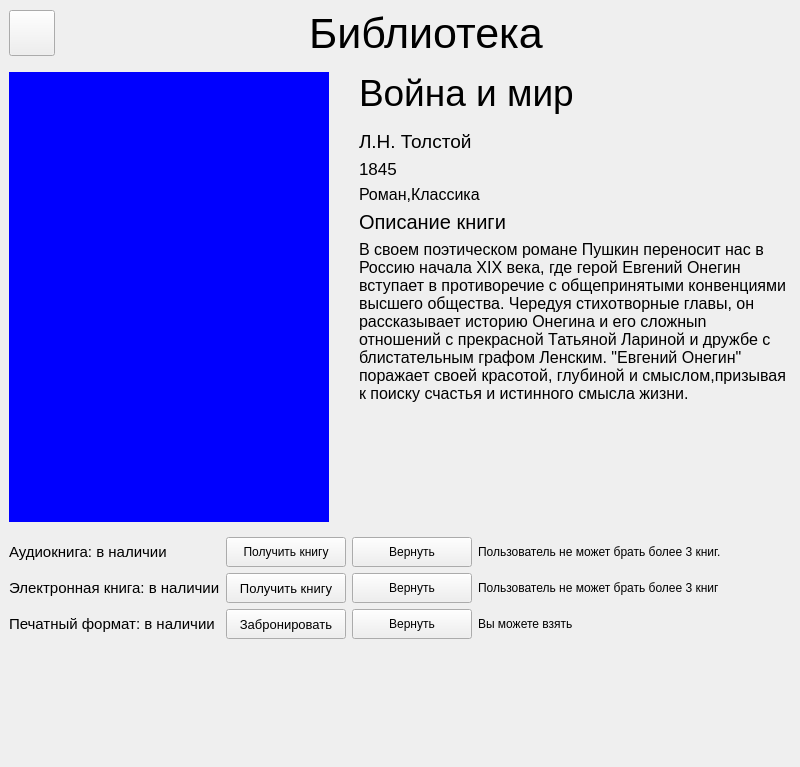
<?xml version="1.0" encoding="UTF-8"?>
<ui version="4.0">
 <class>CheckBookForm</class>
 <widget class="QMainWindow" name="CheckBookForm">
  <property name="geometry">
   <rect>
    <x>0</x>
    <y>0</y>
    <width>800</width>
    <height>767</height>
   </rect>
  </property>
  <property name="minimumSize">
   <size>
    <width>0</width>
    <height>0</height>
   </size>
  </property>
  <property name="windowTitle">
   <string>MainWindow</string>
  </property>
  <property name="windowIcon">
   <iconset>
    <normaloff>../../Downloads/bookIcon.png</normaloff>../../Downloads/bookIcon.png</iconset>
  </property>
  <widget class="QWidget" name="centralwidget">
   <property name="minimumSize">
    <size>
     <width>800</width>
     <height>630</height>
    </size>
   </property>
   <property name="styleSheet">
    <string notr="true"/>
   </property>
   <layout class="QGridLayout" name="centralwidgetLayout">
    <property name="leftMargin">
     <number>0</number>
    </property>
    <property name="topMargin">
     <number>0</number>
    </property>
    <property name="rightMargin">
     <number>0</number>
    </property>
    <property name="bottomMargin">
     <number>0</number>
    </property>
    <property name="spacing">
     <number>0</number>
    </property>
    <item row="1" column="0">
     <spacer name="generalRightSpacer">
      <property name="orientation">
       <enum>Qt::Horizontal</enum>
      </property>
      <property name="sizeHint" stdset="0">
       <size>
        <width>40</width>
        <height>20</height>
       </size>
      </property>
     </spacer>
    </item>
    <item row="0" column="0" colspan="3">
     <widget class="QWidget" name="header" native="true">
      <property name="sizePolicy">
       <sizepolicy hsizetype="Preferred" vsizetype="Fixed">
        <horstretch>0</horstretch>
        <verstretch>0</verstretch>
       </sizepolicy>
      </property>
      <property name="maximumSize">
       <size>
        <width>16777215</width>
        <height>16777215</height>
       </size>
      </property>
      <property name="cursor">
       <cursorShape>ArrowCursor</cursorShape>
      </property>
      <property name="styleSheet">
       <string notr="true"/>
      </property>
      <layout class="QHBoxLayout" name="headerLayout">
       <property name="bottomMargin">
        <number>9</number>
       </property>
       <item>
        <widget class="ButtonBack" name="backBtn">
         <property name="sizePolicy">
          <sizepolicy hsizetype="Fixed" vsizetype="Fixed">
           <horstretch>0</horstretch>
           <verstretch>0</verstretch>
          </sizepolicy>
         </property>
         <property name="minimumSize">
          <size>
           <width>46</width>
           <height>46</height>
          </size>
         </property>
         <property name="maximumSize">
          <size>
           <width>46</width>
           <height>46</height>
          </size>
         </property>
         <property name="cursor">
          <cursorShape>PointingHandCursor</cursorShape>
         </property>
         <property name="styleSheet">
          <string notr="true"/>
         </property>
         <property name="text">
          <string/>
         </property>
         <property name="iconSize">
          <size>
           <width>45</width>
           <height>45</height>
          </size>
         </property>
         <property name="checkable">
          <bool>false</bool>
         </property>
        </widget>
       </item>
       <item>
        <widget class="QLabel" name="title">
         <property name="sizePolicy">
          <sizepolicy hsizetype="Expanding" vsizetype="Fixed">
           <horstretch>0</horstretch>
           <verstretch>0</verstretch>
          </sizepolicy>
         </property>
         <property name="font">
          <font>
           <pointsize>32</pointsize>
          </font>
         </property>
         <property name="styleSheet">
          <string notr="true"/>
         </property>
         <property name="text">
          <string>Библиотека</string>
         </property>
         <property name="alignment">
          <set>Qt::AlignCenter</set>
         </property>
         <property name="wordWrap">
          <bool>true</bool>
         </property>
         <property name="margin">
          <number>5</number>
         </property>
        </widget>
       </item>
      </layout>
     </widget>
    </item>
    <item row="1" column="2">
     <spacer name="generalLeftSpacer">
      <property name="orientation">
       <enum>Qt::Horizontal</enum>
      </property>
      <property name="sizeHint" stdset="0">
       <size>
        <width>40</width>
        <height>20</height>
       </size>
      </property>
     </spacer>
    </item>
    <item row="1" column="1">
     <widget class="QWidget" name="mainWidget" native="true">
      <property name="sizePolicy">
       <sizepolicy hsizetype="Fixed" vsizetype="MinimumExpanding">
        <horstretch>0</horstretch>
        <verstretch>0</verstretch>
       </sizepolicy>
      </property>
      <property name="minimumSize">
       <size>
        <width>800</width>
        <height>0</height>
       </size>
      </property>
      <property name="maximumSize">
       <size>
        <width>1150</width>
        <height>16777215</height>
       </size>
      </property>
      <property name="styleSheet">
       <string notr="true"/>
      </property>
      <layout class="QGridLayout" name="mainWidgetLayout">
       <property name="topMargin">
        <number>5</number>
       </property>
       <property name="horizontalSpacing">
        <number>15</number>
       </property>
       <item row="0" column="0" rowspan="10">
        <widget class="QLabel" name="bookCover">
         <property name="sizePolicy">
          <sizepolicy hsizetype="Fixed" vsizetype="Fixed">
           <horstretch>0</horstretch>
           <verstretch>0</verstretch>
          </sizepolicy>
         </property>
         <property name="minimumSize">
          <size>
           <width>320</width>
           <height>450</height>
          </size>
         </property>
         <property name="maximumSize">
          <size>
           <width>320</width>
           <height>450</height>
          </size>
         </property>
         <property name="font">
          <font>
           <pointsize>14</pointsize>
          </font>
         </property>
         <property name="styleSheet">
          <string notr="true">background-color: blue;</string>
         </property>
         <property name="text">
          <string/>
         </property>
         <property name="pixmap">
          <pixmap>../../books/1984.jpeg</pixmap>
         </property>
         <property name="scaledContents">
          <bool>true</bool>
         </property>
        </widget>
       </item>
       <item row="3" column="2">
        <widget class="QLabel" name="bookGenres">
         <property name="sizePolicy">
          <sizepolicy hsizetype="Expanding" vsizetype="Fixed">
           <horstretch>0</horstretch>
           <verstretch>0</verstretch>
          </sizepolicy>
         </property>
         <property name="font">
          <font>
           <pointsize>12</pointsize>
          </font>
         </property>
         <property name="text">
          <string>Роман,Классика</string>
         </property>
        </widget>
       </item>
       <item row="11" column="0" colspan="3" alignment="Qt::AlignTop">
        <widget class="QWidget" name="typesBook" native="true">
         <property name="sizePolicy">
          <sizepolicy hsizetype="Expanding" vsizetype="Expanding">
           <horstretch>0</horstretch>
           <verstretch>0</verstretch>
          </sizepolicy>
         </property>
         <layout class="QGridLayout" name="typesBookLayout">
          <property name="leftMargin">
           <number>0</number>
          </property>
          <property name="rightMargin">
           <number>0</number>
          </property>
          <item row="0" column="3">
           <widget class="QLabel" name="audioBookHint">
            <property name="sizePolicy">
             <sizepolicy hsizetype="Expanding" vsizetype="Expanding">
              <horstretch>0</horstretch>
              <verstretch>0</verstretch>
             </sizepolicy>
            </property>
            <property name="text">
             <string>Пользователь не может брать более 3 книг.</string>
            </property>
            <property name="wordWrap">
             <bool>true</bool>
            </property>
           </widget>
          </item>
          <item row="1" column="2">
           <widget class="QPushButton" name="eBookRetBtn">
            <property name="sizePolicy">
             <sizepolicy hsizetype="Fixed" vsizetype="Fixed">
              <horstretch>0</horstretch>
              <verstretch>0</verstretch>
             </sizepolicy>
            </property>
            <property name="minimumSize">
             <size>
              <width>120</width>
              <height>30</height>
             </size>
            </property>
            <property name="maximumSize">
             <size>
              <width>120</width>
              <height>30</height>
             </size>
            </property>
            <property name="font">
             <font>
              <pointsize>9</pointsize>
             </font>
            </property>
            <property name="cursor">
             <cursorShape>PointingHandCursor</cursorShape>
            </property>
            <property name="text">
             <string>Вернуть</string>
            </property>
           </widget>
          </item>
          <item row="2" column="1">
           <widget class="QPushButton" name="printBookBtn">
            <property name="sizePolicy">
             <sizepolicy hsizetype="Fixed" vsizetype="Fixed">
              <horstretch>0</horstretch>
              <verstretch>0</verstretch>
             </sizepolicy>
            </property>
            <property name="minimumSize">
             <size>
              <width>120</width>
              <height>30</height>
             </size>
            </property>
            <property name="font">
             <font>
              <pointsize>10</pointsize>
             </font>
            </property>
            <property name="cursor">
             <cursorShape>PointingHandCursor</cursorShape>
            </property>
            <property name="text">
             <string>Забронировать</string>
            </property>
           </widget>
          </item>
          <item row="0" column="2">
           <widget class="QPushButton" name="audioBookRetBtn">
            <property name="sizePolicy">
             <sizepolicy hsizetype="Fixed" vsizetype="Fixed">
              <horstretch>0</horstretch>
              <verstretch>0</verstretch>
             </sizepolicy>
            </property>
            <property name="minimumSize">
             <size>
              <width>120</width>
              <height>30</height>
             </size>
            </property>
            <property name="maximumSize">
             <size>
              <width>120</width>
              <height>30</height>
             </size>
            </property>
            <property name="font">
             <font>
              <pointsize>9</pointsize>
             </font>
            </property>
            <property name="cursor">
             <cursorShape>PointingHandCursor</cursorShape>
            </property>
            <property name="text">
             <string>Вернуть</string>
            </property>
           </widget>
          </item>
          <item row="1" column="1">
           <widget class="QPushButton" name="eBookBtn">
            <property name="sizePolicy">
             <sizepolicy hsizetype="Fixed" vsizetype="Fixed">
              <horstretch>0</horstretch>
              <verstretch>0</verstretch>
             </sizepolicy>
            </property>
            <property name="minimumSize">
             <size>
              <width>120</width>
              <height>30</height>
             </size>
            </property>
            <property name="font">
             <font>
              <pointsize>10</pointsize>
             </font>
            </property>
            <property name="cursor">
             <cursorShape>PointingHandCursor</cursorShape>
            </property>
            <property name="text">
             <string>Получить книгу</string>
            </property>
           </widget>
          </item>
          <item row="0" column="0">
           <widget class="QLabel" name="audioBook">
            <property name="sizePolicy">
             <sizepolicy hsizetype="Preferred" vsizetype="Expanding">
              <horstretch>0</horstretch>
              <verstretch>0</verstretch>
             </sizepolicy>
            </property>
            <property name="minimumSize">
             <size>
              <width>0</width>
              <height>30</height>
             </size>
            </property>
            <property name="font">
             <font>
              <pointsize>11</pointsize>
             </font>
            </property>
            <property name="text">
             <string>Аудиокнига: в наличии</string>
            </property>
           </widget>
          </item>
          <item row="1" column="3">
           <widget class="QLabel" name="eBookHint">
            <property name="sizePolicy">
             <sizepolicy hsizetype="Expanding" vsizetype="Expanding">
              <horstretch>0</horstretch>
              <verstretch>0</verstretch>
             </sizepolicy>
            </property>
            <property name="text">
             <string>Пользователь не может брать более 3 книг</string>
            </property>
            <property name="wordWrap">
             <bool>true</bool>
            </property>
           </widget>
          </item>
          <item row="0" column="1">
           <widget class="QPushButton" name="audioBookBtn">
            <property name="sizePolicy">
             <sizepolicy hsizetype="Fixed" vsizetype="Fixed">
              <horstretch>0</horstretch>
              <verstretch>0</verstretch>
             </sizepolicy>
            </property>
            <property name="minimumSize">
             <size>
              <width>120</width>
              <height>30</height>
             </size>
            </property>
            <property name="maximumSize">
             <size>
              <width>120</width>
              <height>30</height>
             </size>
            </property>
            <property name="font">
             <font>
              <pointsize>9</pointsize>
             </font>
            </property>
            <property name="cursor">
             <cursorShape>PointingHandCursor</cursorShape>
            </property>
            <property name="text">
             <string>Получить книгу</string>
            </property>
           </widget>
          </item>
          <item row="2" column="0">
           <widget class="QLabel" name="printBook">
            <property name="sizePolicy">
             <sizepolicy hsizetype="Preferred" vsizetype="Expanding">
              <horstretch>0</horstretch>
              <verstretch>0</verstretch>
             </sizepolicy>
            </property>
            <property name="minimumSize">
             <size>
              <width>0</width>
              <height>30</height>
             </size>
            </property>
            <property name="font">
             <font>
              <pointsize>11</pointsize>
             </font>
            </property>
            <property name="text">
             <string>Печатный формат: в наличии</string>
            </property>
           </widget>
          </item>
          <item row="1" column="0">
           <widget class="QLabel" name="eBook">
            <property name="sizePolicy">
             <sizepolicy hsizetype="Preferred" vsizetype="Expanding">
              <horstretch>0</horstretch>
              <verstretch>0</verstretch>
             </sizepolicy>
            </property>
            <property name="minimumSize">
             <size>
              <width>210</width>
              <height>30</height>
             </size>
            </property>
            <property name="font">
             <font>
              <pointsize>11</pointsize>
             </font>
            </property>
            <property name="text">
             <string>Электронная книга: в наличии</string>
            </property>
           </widget>
          </item>
          <item row="2" column="3">
           <widget class="QLabel" name="printBookHint">
            <property name="sizePolicy">
             <sizepolicy hsizetype="Expanding" vsizetype="Expanding">
              <horstretch>0</horstretch>
              <verstretch>0</verstretch>
             </sizepolicy>
            </property>
            <property name="text">
             <string>Вы можете взять</string>
            </property>
            <property name="wordWrap">
             <bool>true</bool>
            </property>
           </widget>
          </item>
          <item row="2" column="2">
           <widget class="QPushButton" name="printBookRetBtn">
            <property name="sizePolicy">
             <sizepolicy hsizetype="Fixed" vsizetype="Fixed">
              <horstretch>0</horstretch>
              <verstretch>0</verstretch>
             </sizepolicy>
            </property>
            <property name="minimumSize">
             <size>
              <width>120</width>
              <height>30</height>
             </size>
            </property>
            <property name="maximumSize">
             <size>
              <width>120</width>
              <height>30</height>
             </size>
            </property>
            <property name="text">
             <string>Вернуть</string>
            </property>
           </widget>
          </item>
         </layout>
        </widget>
       </item>
       <item row="0" column="2" alignment="Qt::AlignTop">
        <widget class="QLabel" name="bookName">
         <property name="sizePolicy">
          <sizepolicy hsizetype="Expanding" vsizetype="Expanding">
           <horstretch>0</horstretch>
           <verstretch>0</verstretch>
          </sizepolicy>
         </property>
         <property name="font">
          <font>
           <pointsize>28</pointsize>
          </font>
         </property>
         <property name="text">
          <string>Война и мир </string>
         </property>
         <property name="wordWrap">
          <bool>true</bool>
         </property>
        </widget>
       </item>
       <item row="12" column="0">
        <spacer name="bottomSpacer">
         <property name="orientation">
          <enum>Qt::Vertical</enum>
         </property>
         <property name="sizeHint" stdset="0">
          <size>
           <width>20</width>
           <height>40</height>
          </size>
         </property>
        </spacer>
       </item>
       <item row="5" column="2" rowspan="4" alignment="Qt::AlignTop">
        <widget class="QLabel" name="bookDescription">
         <property name="sizePolicy">
          <sizepolicy hsizetype="Expanding" vsizetype="Expanding">
           <horstretch>0</horstretch>
           <verstretch>0</verstretch>
          </sizepolicy>
         </property>
         <property name="font">
          <font>
           <pointsize>12</pointsize>
          </font>
         </property>
         <property name="text">
          <string>В своем поэтическом романе Пушкин переносит нас в Россию начала XIX века, где герой Евгений Онегин вступает в противоречие с общепринятыми конвенциями высшего общества. Чередуя стихотворные главы, он рассказывает историю Онегина и его сложныn отношений с прекрасной Татьяной Лариной и дружбе с блистательным графом Ленским. &quot;Евгений Онегин&quot; поражает своей красотой, глубиной и смыслом,призывая к поиску счастья и истинного смысла жизни.</string>
         </property>
         <property name="wordWrap">
          <bool>true</bool>
         </property>
        </widget>
       </item>
       <item row="1" column="2">
        <widget class="QLabel" name="bookAuthor">
         <property name="sizePolicy">
          <sizepolicy hsizetype="Expanding" vsizetype="Fixed">
           <horstretch>0</horstretch>
           <verstretch>0</verstretch>
          </sizepolicy>
         </property>
         <property name="font">
          <font>
           <pointsize>14</pointsize>
           <italic>false</italic>
           <bold>false</bold>
          </font>
         </property>
         <property name="text">
          <string>Л.Н. Толстой</string>
         </property>
        </widget>
       </item>
       <item row="2" column="2">
        <widget class="QLabel" name="bookYear">
         <property name="sizePolicy">
          <sizepolicy hsizetype="Expanding" vsizetype="Fixed">
           <horstretch>0</horstretch>
           <verstretch>0</verstretch>
          </sizepolicy>
         </property>
         <property name="font">
          <font>
           <pointsize>13</pointsize>
          </font>
         </property>
         <property name="text">
          <string>1845</string>
         </property>
        </widget>
       </item>
       <item row="4" column="2">
        <widget class="QLabel" name="bookDescrTitle">
         <property name="sizePolicy">
          <sizepolicy hsizetype="Fixed" vsizetype="Fixed">
           <horstretch>0</horstretch>
           <verstretch>0</verstretch>
          </sizepolicy>
         </property>
         <property name="font">
          <font>
           <pointsize>15</pointsize>
          </font>
         </property>
         <property name="text">
          <string>Описание книги</string>
         </property>
        </widget>
       </item>
      </layout>
     </widget>
    </item>
   </layout>
  </widget>
 </widget>
 <customwidgets>
  <customwidget>
   <class>ButtonBack</class>
   <extends>QPushButton</extends>
   <header>../../../ButtonBack.h</header>
  </customwidget>
 </customwidgets>
 <resources/>
 <connections/>
</ui>
